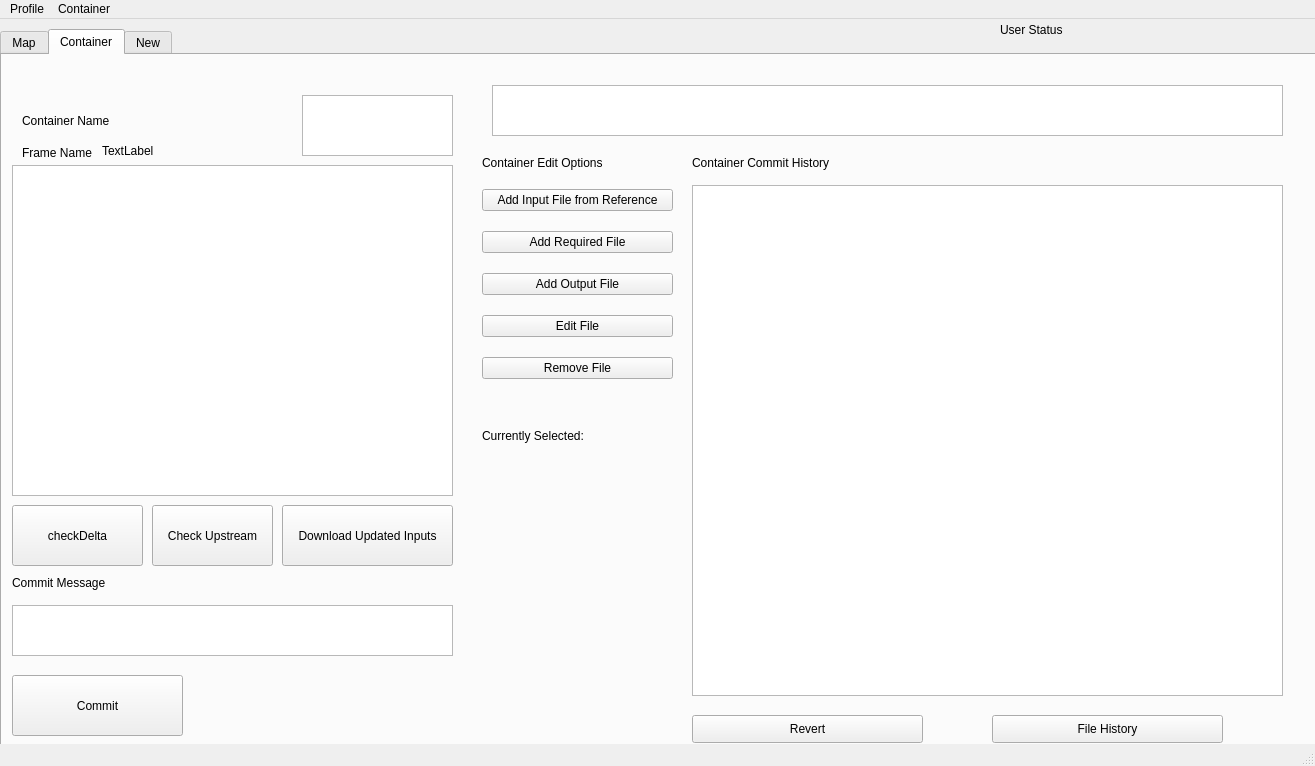
<?xml version="1.0" encoding="UTF-8"?>
<ui version="4.0">
 <class>MainWindow</class>
 <widget class="QMainWindow" name="MainWindow">
  <property name="geometry">
   <rect>
    <x>0</x>
    <y>0</y>
    <width>1315</width>
    <height>766</height>
   </rect>
  </property>
  <property name="windowTitle">
   <string>MainWindow</string>
  </property>
  <widget class="QWidget" name="centralwidget">
   <property name="cursor">
    <cursorShape>IBeamCursor</cursorShape>
   </property>
   <widget class="QLabel" name="revlabel">
    <property name="geometry">
     <rect>
      <x>370</x>
      <y>110</y>
      <width>55</width>
      <height>16</height>
     </rect>
    </property>
    <property name="text">
     <string/>
    </property>
   </widget>
   <widget class="QTabWidget" name="tabWidget">
    <property name="geometry">
     <rect>
      <x>0</x>
      <y>10</y>
      <width>1351</width>
      <height>721</height>
     </rect>
    </property>
    <property name="currentIndex">
     <number>1</number>
    </property>
    <widget class="QWidget" name="Map">
     <attribute name="title">
      <string>Map</string>
     </attribute>
     <widget class="QTableView" name="containerlisttable">
      <property name="geometry">
       <rect>
        <x>20</x>
        <y>20</y>
        <width>451</width>
        <height>161</height>
       </rect>
      </property>
      <attribute name="horizontalHeaderDefaultSectionSize">
       <number>80</number>
      </attribute>
      <attribute name="verticalHeaderDefaultSectionSize">
       <number>24</number>
      </attribute>
      <attribute name="verticalHeaderMinimumSectionSize">
       <number>12</number>
      </attribute>
     </widget>
     <widget class="QGraphicsView" name="containerMapView">
      <property name="geometry">
       <rect>
        <x>20</x>
        <y>220</y>
        <width>451</width>
        <height>331</height>
       </rect>
      </property>
     </widget>
     <widget class="QLabel" name="label_3">
      <property name="geometry">
       <rect>
        <x>20</x>
        <y>200</y>
        <width>111</width>
        <height>16</height>
       </rect>
      </property>
      <property name="text">
       <string>Container Map</string>
      </property>
     </widget>
     <widget class="QPushButton" name="generateContainerBttn">
      <property name="geometry">
       <rect>
        <x>20</x>
        <y>570</y>
        <width>311</width>
        <height>31</height>
       </rect>
      </property>
      <property name="text">
       <string>Generate Container Map</string>
      </property>
     </widget>
     <widget class="QGraphicsView" name="detailsMapView">
      <property name="geometry">
       <rect>
        <x>480</x>
        <y>220</y>
        <width>691</width>
        <height>331</height>
       </rect>
      </property>
     </widget>
     <widget class="QPushButton" name="dlContainerBttn">
      <property name="enabled">
       <bool>false</bool>
      </property>
      <property name="geometry">
       <rect>
        <x>510</x>
        <y>60</y>
        <width>361</width>
        <height>41</height>
       </rect>
      </property>
      <property name="text">
       <string>Click on Container to Select</string>
      </property>
     </widget>
     <widget class="QPushButton" name="ganttChartBttn">
      <property name="enabled">
       <bool>true</bool>
      </property>
      <property name="geometry">
       <rect>
        <x>20</x>
        <y>610</y>
        <width>421</width>
        <height>81</height>
       </rect>
      </property>
      <property name="font">
       <font>
        <pointsize>20</pointsize>
       </font>
      </property>
      <property name="text">
       <string>Project Gantt Chart</string>
      </property>
     </widget>
    </widget>
    <widget class="QWidget" name="ContainerTab">
     <attribute name="title">
      <string>Container</string>
     </attribute>
     <widget class="QLabel" name="containerlabel">
      <property name="geometry">
       <rect>
        <x>20</x>
        <y>50</y>
        <width>211</width>
        <height>31</height>
       </rect>
      </property>
      <property name="text">
       <string>Container Name</string>
      </property>
     </widget>
     <widget class="QTextBrowser" name="frametextBrowser">
      <property name="geometry">
       <rect>
        <x>490</x>
        <y>30</y>
        <width>791</width>
        <height>51</height>
       </rect>
      </property>
     </widget>
     <widget class="QLabel" name="label_2">
      <property name="geometry">
       <rect>
        <x>690</x>
        <y>100</y>
        <width>371</width>
        <height>16</height>
       </rect>
      </property>
      <property name="text">
       <string>Container Commit History</string>
      </property>
     </widget>
     <widget class="QGraphicsView" name="maincontainerview">
      <property name="geometry">
       <rect>
        <x>10</x>
        <y>110</y>
        <width>441</width>
        <height>331</height>
       </rect>
      </property>
     </widget>
     <widget class="QLabel" name="framelabel">
      <property name="geometry">
       <rect>
        <x>100</x>
        <y>80</y>
        <width>181</width>
        <height>31</height>
       </rect>
      </property>
      <property name="text">
       <string>TextLabel</string>
      </property>
     </widget>
     <widget class="QLabel" name="frameName">
      <property name="geometry">
       <rect>
        <x>20</x>
        <y>90</y>
        <width>81</width>
        <height>16</height>
       </rect>
      </property>
      <property name="text">
       <string>Frame Name</string>
      </property>
     </widget>
     <widget class="QPushButton" name="refreshBttn">
      <property name="geometry">
       <rect>
        <x>10</x>
        <y>450</y>
        <width>131</width>
        <height>61</height>
       </rect>
      </property>
      <property name="text">
       <string>checkDelta</string>
      </property>
     </widget>
     <widget class="QTextEdit" name="commitmsgEdit">
      <property name="geometry">
       <rect>
        <x>10</x>
        <y>550</y>
        <width>441</width>
        <height>51</height>
       </rect>
      </property>
     </widget>
     <widget class="QLabel" name="label_4">
      <property name="geometry">
       <rect>
        <x>10</x>
        <y>520</y>
        <width>421</width>
        <height>16</height>
       </rect>
      </property>
      <property name="text">
       <string>Commit Message</string>
      </property>
     </widget>
     <widget class="QPushButton" name="commitBttn">
      <property name="geometry">
       <rect>
        <x>10</x>
        <y>620</y>
        <width>171</width>
        <height>61</height>
       </rect>
      </property>
      <property name="text">
       <string>Commit</string>
      </property>
     </widget>
     <widget class="QPushButton" name="revertbttn">
      <property name="geometry">
       <rect>
        <x>690</x>
        <y>660</y>
        <width>231</width>
        <height>28</height>
       </rect>
      </property>
      <property name="text">
       <string>Revert</string>
      </property>
     </widget>
     <widget class="QTableView" name="commithisttable">
      <property name="geometry">
       <rect>
        <x>690</x>
        <y>130</y>
        <width>591</width>
        <height>511</height>
       </rect>
      </property>
      <attribute name="horizontalHeaderDefaultSectionSize">
       <number>80</number>
      </attribute>
      <attribute name="verticalHeaderDefaultSectionSize">
       <number>24</number>
      </attribute>
      <attribute name="verticalHeaderMinimumSectionSize">
       <number>12</number>
      </attribute>
     </widget>
     <widget class="QPushButton" name="refreshBttn_2">
      <property name="geometry">
       <rect>
        <x>150</x>
        <y>450</y>
        <width>121</width>
        <height>61</height>
       </rect>
      </property>
      <property name="text">
       <string>Check Upstream</string>
      </property>
     </widget>
     <widget class="QPushButton" name="refreshBttn_3">
      <property name="geometry">
       <rect>
        <x>280</x>
        <y>450</y>
        <width>171</width>
        <height>61</height>
       </rect>
      </property>
      <property name="text">
       <string>Download Updated Inputs</string>
      </property>
     </widget>
     <widget class="QGraphicsView" name="indexView1">
      <property name="geometry">
       <rect>
        <x>300</x>
        <y>40</y>
        <width>151</width>
        <height>61</height>
       </rect>
      </property>
     </widget>
     <widget class="QWidget" name="layoutWidget_2">
      <property name="geometry">
       <rect>
        <x>480</x>
        <y>120</y>
        <width>191</width>
        <height>221</height>
       </rect>
      </property>
      <layout class="QVBoxLayout" name="verticalLayout_2">
       <item>
        <widget class="QPushButton" name="inputFileButton_2">
         <property name="text">
          <string>Add Input File from Reference</string>
         </property>
        </widget>
       </item>
       <item>
        <widget class="QPushButton" name="RequiredButton_2">
         <property name="text">
          <string>Add Required File</string>
         </property>
        </widget>
       </item>
       <item>
        <widget class="QPushButton" name="outputFileButton_2">
         <property name="text">
          <string>Add Output File</string>
         </property>
        </widget>
       </item>
       <item>
        <widget class="QPushButton" name="editFileButton_2">
         <property name="text">
          <string>Edit File</string>
         </property>
        </widget>
       </item>
       <item>
        <widget class="QPushButton" name="removeFileButton_2">
         <property name="text">
          <string>Remove File</string>
         </property>
        </widget>
       </item>
      </layout>
     </widget>
     <widget class="QLabel" name="label_5">
      <property name="geometry">
       <rect>
        <x>480</x>
        <y>100</y>
        <width>161</width>
        <height>16</height>
       </rect>
      </property>
      <property name="text">
       <string>Container Edit Options</string>
      </property>
     </widget>
     <widget class="QLabel" name="label">
      <property name="geometry">
       <rect>
        <x>480</x>
        <y>370</y>
        <width>131</width>
        <height>21</height>
       </rect>
      </property>
      <property name="text">
       <string>Currently Selected: </string>
      </property>
     </widget>
     <widget class="QLabel" name="selectedfileheader">
      <property name="geometry">
       <rect>
        <x>490</x>
        <y>400</y>
        <width>101</width>
        <height>31</height>
       </rect>
      </property>
      <property name="text">
       <string/>
      </property>
     </widget>
     <widget class="QPushButton" name="fileHistoryBttn">
      <property name="geometry">
       <rect>
        <x>990</x>
        <y>660</y>
        <width>231</width>
        <height>28</height>
       </rect>
      </property>
      <property name="text">
       <string>File History</string>
      </property>
     </widget>
    </widget>
    <widget class="QWidget" name="NewContainerTab">
     <attribute name="title">
      <string>New</string>
     </attribute>
     <widget class="QGraphicsView" name="refContainerView">
      <property name="geometry">
       <rect>
        <x>10</x>
        <y>70</y>
        <width>371</width>
        <height>291</height>
       </rect>
      </property>
     </widget>
     <widget class="QGraphicsView" name="curContainerView">
      <property name="geometry">
       <rect>
        <x>720</x>
        <y>70</y>
        <width>371</width>
        <height>291</height>
       </rect>
      </property>
     </widget>
     <widget class="QLabel" name="label_6">
      <property name="geometry">
       <rect>
        <x>730</x>
        <y>30</y>
        <width>281</width>
        <height>31</height>
       </rect>
      </property>
      <property name="font">
       <font>
        <pointsize>14</pointsize>
        <weight>50</weight>
        <bold>false</bold>
       </font>
      </property>
      <property name="text">
       <string>Current Container</string>
      </property>
     </widget>
     <widget class="QLabel" name="label_7">
      <property name="geometry">
       <rect>
        <x>10</x>
        <y>40</y>
        <width>311</width>
        <height>31</height>
       </rect>
      </property>
      <property name="font">
       <font>
        <pointsize>14</pointsize>
       </font>
      </property>
      <property name="text">
       <string>Reference Container</string>
      </property>
     </widget>
     <widget class="QTableView" name="containerlisttable_2">
      <property name="geometry">
       <rect>
        <x>10</x>
        <y>370</y>
        <width>371</width>
        <height>131</height>
       </rect>
      </property>
      <attribute name="horizontalHeaderDefaultSectionSize">
       <number>80</number>
      </attribute>
      <attribute name="verticalHeaderDefaultSectionSize">
       <number>24</number>
      </attribute>
      <attribute name="verticalHeaderMinimumSectionSize">
       <number>12</number>
      </attribute>
     </widget>
     <widget class="QPushButton" name="returncontlist_2">
      <property name="geometry">
       <rect>
        <x>10</x>
        <y>510</y>
        <width>271</width>
        <height>31</height>
       </rect>
      </property>
      <property name="text">
       <string>Return List of Available Containers</string>
      </property>
     </widget>
     <widget class="QPushButton" name="commitNewButton">
      <property name="geometry">
       <rect>
        <x>610</x>
        <y>560</y>
        <width>131</width>
        <height>28</height>
       </rect>
      </property>
      <property name="text">
       <string>Commit New Container</string>
      </property>
     </widget>
     <widget class="QLineEdit" name="containerName_lineEdit">
      <property name="geometry">
       <rect>
        <x>720</x>
        <y>370</y>
        <width>113</width>
        <height>22</height>
       </rect>
      </property>
     </widget>
     <widget class="QLabel" name="label_8">
      <property name="geometry">
       <rect>
        <x>610</x>
        <y>370</y>
        <width>91</width>
        <height>16</height>
       </rect>
      </property>
      <property name="text">
       <string>Container Name</string>
      </property>
     </widget>
     <widget class="QLabel" name="label_9">
      <property name="geometry">
       <rect>
        <x>610</x>
        <y>400</y>
        <width>111</width>
        <height>16</height>
       </rect>
      </property>
      <property name="text">
       <string>Container Description</string>
      </property>
     </widget>
     <widget class="QPlainTextEdit" name="messageText">
      <property name="geometry">
       <rect>
        <x>720</x>
        <y>476</y>
        <width>391</width>
        <height>71</height>
       </rect>
      </property>
     </widget>
     <widget class="QPlainTextEdit" name="descriptionText">
      <property name="geometry">
       <rect>
        <x>720</x>
        <y>400</y>
        <width>391</width>
        <height>71</height>
       </rect>
      </property>
     </widget>
     <widget class="QLabel" name="label_10">
      <property name="geometry">
       <rect>
        <x>610</x>
        <y>480</y>
        <width>101</width>
        <height>16</height>
       </rect>
      </property>
      <property name="text">
       <string>Commit Message</string>
      </property>
     </widget>
     <widget class="QWidget" name="layoutWidget">
      <property name="geometry">
       <rect>
        <x>510</x>
        <y>70</y>
        <width>191</width>
        <height>221</height>
       </rect>
      </property>
      <layout class="QVBoxLayout" name="verticalLayout">
       <item>
        <widget class="QPushButton" name="inputFileButton">
         <property name="text">
          <string>Add Input File from Reference</string>
         </property>
        </widget>
       </item>
       <item>
        <widget class="QPushButton" name="RequiredButton">
         <property name="text">
          <string>Add Required File</string>
         </property>
        </widget>
       </item>
       <item>
        <widget class="QPushButton" name="outputFileButton">
         <property name="text">
          <string>Add Output File</string>
         </property>
        </widget>
       </item>
       <item>
        <widget class="QPushButton" name="editFileButton">
         <property name="text">
          <string>Edit File</string>
         </property>
        </widget>
       </item>
       <item>
        <widget class="QPushButton" name="removeFileButton">
         <property name="text">
          <string>Remove File</string>
         </property>
        </widget>
       </item>
      </layout>
     </widget>
     <widget class="QGraphicsView" name="indexView2">
      <property name="geometry">
       <rect>
        <x>490</x>
        <y>0</y>
        <width>221</width>
        <height>61</height>
       </rect>
      </property>
     </widget>
    </widget>
   </widget>
   <widget class="QLabel" name="userstatuslbl">
    <property name="geometry">
     <rect>
      <x>1000</x>
      <y>0</y>
      <width>301</width>
      <height>21</height>
     </rect>
    </property>
    <property name="text">
     <string>User Status</string>
    </property>
   </widget>
  </widget>
  <widget class="QMenuBar" name="menubar">
   <property name="geometry">
    <rect>
     <x>0</x>
     <y>0</y>
     <width>1315</width>
     <height>21</height>
    </rect>
   </property>
   <widget class="QMenu" name="menuProfile">
    <property name="title">
     <string>Profile</string>
    </property>
    <addaction name="actionSign_In"/>
    <addaction name="actionSign_Out"/>
   </widget>
   <widget class="QMenu" name="menuContainer">
    <property name="title">
     <string>Container</string>
    </property>
    <addaction name="actionNew_Container"/>
    <addaction name="actionFind_Local_Container"/>
   </widget>
   <addaction name="menuProfile"/>
   <addaction name="menuContainer"/>
  </widget>
  <widget class="QStatusBar" name="statusbar"/>
  <action name="actionSign_In">
   <property name="text">
    <string>Sign In</string>
   </property>
  </action>
  <action name="actionSign_Out">
   <property name="text">
    <string>Sign Out</string>
   </property>
  </action>
  <action name="actionNew_Container">
   <property name="text">
    <string>New Container</string>
   </property>
  </action>
  <action name="actionFind_Local_Container">
   <property name="text">
    <string>Find Local Container</string>
   </property>
  </action>
 </widget>
 <resources/>
 <connections/>
</ui>
